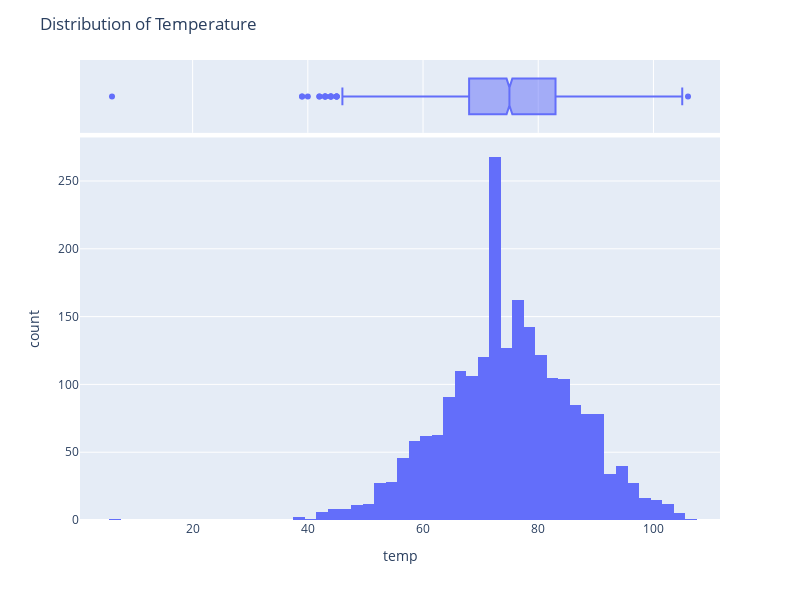

The notebook cell saved with this chart:
### Code cell
fig = px.histogram(construction_df, x="temp", marginal = "box")
fig.update_layout(title = "Distribution of Temperature", width=800,height= 600)
fig.show()

### Figure 1 — Plotly figure (JSON) as saved in the notebook; plotly's stock layout.template omitted (floating-point values rounded to 4 significant figures; data arrays with more than 128 entries replaced by an {"elided": "..."} marker saying what was removed)
{"data": [{"alignmentgroup": "True", "bingroup": "x", "hovertemplate": "temp=%{x}<br>count=%{y}<extra></extra>", "legendgroup": "", "marker": {"color": "#636efa", "pattern": {"shape": ""}}, "name": "", "offsetgroup": "", "orientation": "v", "showlegend": false, "type": "histogram", "x": {"elided": "2181 int values"}, "xaxis": "x", "yaxis": "y"}, {"alignmentgroup": "True", "hovertemplate": "temp=%{x}<extra></extra>", "legendgroup": "", "marker": {"color": "#636efa"}, "name": "", "notched": true, "offsetgroup": "", "showlegend": false, "type": "box", "x": {"elided": "2181 int values"}, "xaxis": "x2", "yaxis": "y2"}], "layout": {"barmode": "relative", "height": 600, "legend": {"tracegroupgap": 0}, "margin": {"t": 60}, "title": {"text": "Distribution of Temperature"}, "width": 800, "xaxis": {"anchor": "y", "domain": [0, 1], "title": {"text": "temp"}}, "xaxis2": {"anchor": "y2", "domain": [0, 1], "matches": "x", "showgrid": true, "showticklabels": false}, "yaxis": {"anchor": "x", "domain": [0, 0.8316], "title": {"text": "count"}}, "yaxis2": {"anchor": "x2", "domain": [0.8416, 1], "matches": "y2", "showgrid": false, "showline": false, "showticklabels": false, "ticks": ""}}}
